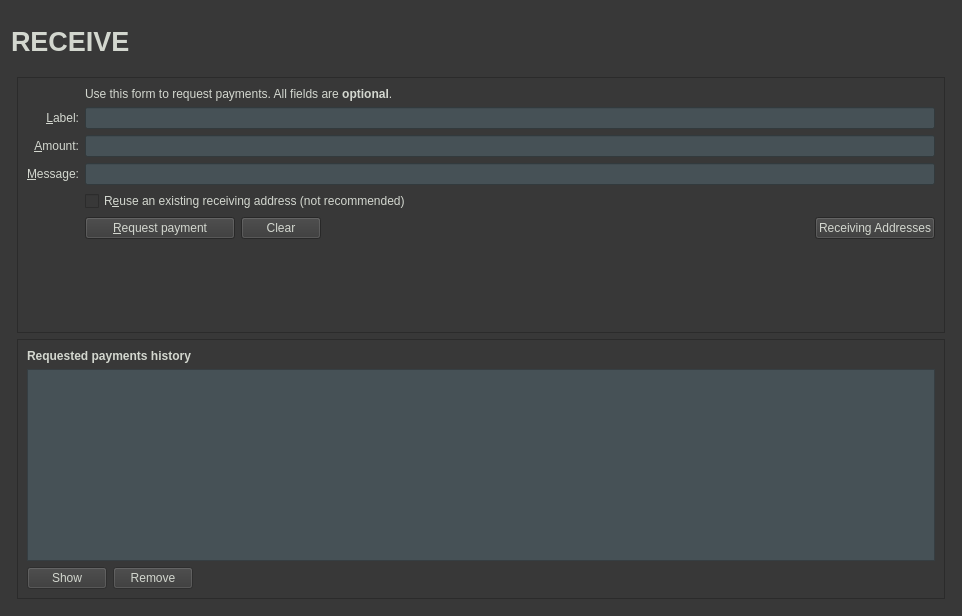
<?xml version="1.0" encoding="UTF-8"?>
<ui version="4.0">
 <class>ReceiveCoinsDialog</class>
 <widget class="QWidget" name="ReceiveCoinsDialog">
  <property name="geometry">
   <rect>
    <x>0</x>
    <y>0</y>
    <width>962</width>
    <height>616</height>
   </rect>
  </property>
  <property name="styleSheet">
   <string notr="true">background-color:rgb(56, 56, 56);
color:rgb(211, 215, 207);</string>
  </property>
  <layout class="QVBoxLayout" name="verticalLayout" stretch="0">
   <item>
    <layout class="QVBoxLayout" name="verticalLayout_Master" stretch="0,1">
     <property name="spacing">
      <number>0</number>
     </property>
     <item>
      <widget class="QFrame" name="frame_Header">
       <layout class="QVBoxLayout" name="verticalLayout_8">
        <property name="leftMargin">
         <number>0</number>
        </property>
        <property name="topMargin">
         <number>0</number>
        </property>
        <property name="rightMargin">
         <number>0</number>
        </property>
        <property name="bottomMargin">
         <number>0</number>
        </property>
        <item>
         <layout class="QHBoxLayout" name="horizontalLayout_Header" stretch="1,0,1">
          <item>
           <widget class="QLabel" name="labelOverviewHeaderLeft">
            <property name="minimumSize">
             <size>
              <width>464</width>
              <height>60</height>
             </size>
            </property>
            <property name="maximumSize">
             <size>
              <width>16777215</width>
              <height>60</height>
             </size>
            </property>
            <property name="font">
             <font>
              <pointsize>20</pointsize>
              <weight>75</weight>
              <bold>true</bold>
             </font>
            </property>
            <property name="text">
             <string>RECEIVE</string>
            </property>
           </widget>
          </item>
          <item>
           <spacer name="horizontalSpacer_3">
            <property name="orientation">
             <enum>Qt::Horizontal</enum>
            </property>
            <property name="sizeHint" stdset="0">
             <size>
              <width>40</width>
              <height>20</height>
             </size>
            </property>
           </spacer>
          </item>
          <item>
           <widget class="QLabel" name="labelOverviewHeaderRight">
            <property name="minimumSize">
             <size>
              <width>464</width>
              <height>60</height>
             </size>
            </property>
            <property name="maximumSize">
             <size>
              <width>16777215</width>
              <height>60</height>
             </size>
            </property>
            <property name="font">
             <font>
              <pointsize>14</pointsize>
             </font>
            </property>
            <property name="text">
             <string/>
            </property>
            <property name="alignment">
             <set>Qt::AlignRight|Qt::AlignTrailing|Qt::AlignVCenter</set>
            </property>
           </widget>
          </item>
         </layout>
        </item>
       </layout>
      </widget>
     </item>
     <item>
      <widget class="QFrame" name="frame_BG">
       <layout class="QVBoxLayout" name="verticalLayout_5">
        <property name="leftMargin">
         <number>6</number>
        </property>
        <property name="topMargin">
         <number>6</number>
        </property>
        <property name="rightMargin">
         <number>6</number>
        </property>
        <property name="bottomMargin">
         <number>6</number>
        </property>
        <item>
         <widget class="QFrame" name="frame2">
          <property name="sizePolicy">
           <sizepolicy hsizetype="Preferred" vsizetype="Expanding">
            <horstretch>0</horstretch>
            <verstretch>0</verstretch>
           </sizepolicy>
          </property>
          <property name="frameShape">
           <enum>QFrame::StyledPanel</enum>
          </property>
          <property name="frameShadow">
           <enum>QFrame::Sunken</enum>
          </property>
          <layout class="QVBoxLayout" name="verticalLayout_3">
           <item>
            <layout class="QGridLayout" name="gridLayout">
             <item row="7" column="2">
              <widget class="QCheckBox" name="reuseAddress">
               <property name="toolTip">
                <string>Reuse one of the previously used receiving addresses.&lt;br&gt;Reusing addresses has security and privacy issues.&lt;br&gt;Do not use this unless re-generating a payment request made before.</string>
               </property>
               <property name="text">
                <string>R&amp;euse an existing receiving address (not recommended)</string>
               </property>
              </widget>
             </item>
             <item row="7" column="0">
              <widget class="QLabel" name="label_4">
               <property name="text">
                <string/>
               </property>
              </widget>
             </item>
             <item row="6" column="0">
              <widget class="QLabel" name="label_3">
               <property name="toolTip">
                <string>An optional message to attach to the payment request, which will be displayed when the request is opened. Note: The message will not be sent with the payment over the TWINS network.</string>
               </property>
               <property name="text">
                <string>&amp;Message:</string>
               </property>
               <property name="alignment">
                <set>Qt::AlignRight|Qt::AlignTrailing|Qt::AlignVCenter</set>
               </property>
               <property name="buddy">
                <cstring>reqMessage</cstring>
               </property>
              </widget>
             </item>
             <item row="4" column="2">
              <widget class="QLineEdit" name="reqLabel">
               <property name="toolTip">
                <string>An optional label to associate with the new receiving address.</string>
               </property>
               <property name="styleSheet">
                <string notr="true">background-color:rgb(70, 81, 86);
color:rgb(211, 215, 207);</string>
               </property>
              </widget>
             </item>
             <item row="6" column="2">
              <widget class="QLineEdit" name="reqMessage">
               <property name="toolTip">
                <string>An optional message to attach to the payment request, which will be displayed when the request is opened.&lt;br&gt;Note: The message will not be sent with the payment over the TWINS network.</string>
               </property>
               <property name="styleSheet">
                <string notr="true">background-color:rgb(70, 81, 86);
color:rgb(211, 215, 207);</string>
               </property>
              </widget>
             </item>
             <item row="2" column="2">
              <widget class="QLabel" name="label_5">
               <property name="text">
                <string>Use this form to request payments. All fields are &lt;b&gt;optional&lt;/b&gt;.</string>
               </property>
              </widget>
             </item>
             <item row="4" column="0">
              <widget class="QLabel" name="label_2">
               <property name="toolTip">
                <string>An optional label to associate with the new receiving address.</string>
               </property>
               <property name="text">
                <string>&amp;Label:</string>
               </property>
               <property name="alignment">
                <set>Qt::AlignRight|Qt::AlignTrailing|Qt::AlignVCenter</set>
               </property>
               <property name="buddy">
                <cstring>reqLabel</cstring>
               </property>
              </widget>
             </item>
             <item row="5" column="0">
              <widget class="QLabel" name="label">
               <property name="toolTip">
                <string>An optional amount to request. Leave this empty or zero to not request a specific amount.</string>
               </property>
               <property name="text">
                <string>&amp;Amount:</string>
               </property>
               <property name="alignment">
                <set>Qt::AlignRight|Qt::AlignTrailing|Qt::AlignVCenter</set>
               </property>
               <property name="buddy">
                <cstring>reqAmount</cstring>
               </property>
              </widget>
             </item>
             <item row="5" column="2">
              <widget class="BitcoinAmountField" name="reqAmount">
               <property name="minimumSize">
                <size>
                 <width>80</width>
                 <height>0</height>
                </size>
               </property>
               <property name="toolTip">
                <string>An optional amount to request. Leave this empty or zero to not request a specific amount.</string>
               </property>
               <property name="styleSheet">
                <string notr="true">background-color:rgb(70, 81, 86);
color:rgb(211, 215, 207);</string>
               </property>
              </widget>
             </item>
             <item row="8" column="0">
              <widget class="QLabel" name="label_7">
               <property name="text">
                <string/>
               </property>
              </widget>
             </item>
             <item row="8" column="2">
              <layout class="QHBoxLayout" name="horizontalLayout">
               <item>
                <widget class="QPushButton" name="receiveButton">
                 <property name="minimumSize">
                  <size>
                   <width>150</width>
                   <height>0</height>
                  </size>
                 </property>
                 <property name="text">
                  <string>&amp;Request payment</string>
                 </property>
                 <property name="icon">
                  <iconset resource="../twins.qrc">
                   <normaloff>:/icons/receiving_addresses</normaloff>:/icons/receiving_addresses</iconset>
                 </property>
                </widget>
               </item>
               <item>
                <widget class="QPushButton" name="clearButton">
                 <property name="sizePolicy">
                  <sizepolicy hsizetype="Minimum" vsizetype="Fixed">
                   <horstretch>0</horstretch>
                   <verstretch>0</verstretch>
                  </sizepolicy>
                 </property>
                 <property name="toolTip">
                  <string>Clear all fields of the form.</string>
                 </property>
                 <property name="text">
                  <string>Clear</string>
                 </property>
                 <property name="icon">
                  <iconset resource="../twins.qrc">
                   <normaloff>:/icons/remove</normaloff>:/icons/remove</iconset>
                 </property>
                 <property name="autoDefault">
                  <bool>false</bool>
                 </property>
                </widget>
               </item>
               <item>
                <spacer name="horizontalSpacer">
                 <property name="orientation">
                  <enum>Qt::Horizontal</enum>
                 </property>
                 <property name="sizeHint" stdset="0">
                  <size>
                   <width>40</width>
                   <height>20</height>
                  </size>
                 </property>
                </spacer>
               </item>
               <item>
                <widget class="QPushButton" name="receivingAddressesButton">
                 <property name="text">
                  <string>Receiving Addresses</string>
                 </property>
                 <property name="icon">
                  <iconset resource="../twins.qrc">
                   <normaloff>:/icons/address-book</normaloff>:/icons/address-book</iconset>
                 </property>
                 <property name="autoDefault">
                  <bool>false</bool>
                 </property>
                </widget>
               </item>
              </layout>
             </item>
             <item row="9" column="2">
              <spacer name="verticalSpacer">
               <property name="orientation">
                <enum>Qt::Vertical</enum>
               </property>
               <property name="sizeHint" stdset="0">
                <size>
                 <width>20</width>
                 <height>40</height>
                </size>
               </property>
              </spacer>
             </item>
            </layout>
           </item>
          </layout>
         </widget>
        </item>
        <item>
         <widget class="QFrame" name="frame">
          <property name="sizePolicy">
           <sizepolicy hsizetype="Preferred" vsizetype="Expanding">
            <horstretch>0</horstretch>
            <verstretch>0</verstretch>
           </sizepolicy>
          </property>
          <property name="frameShape">
           <enum>QFrame::StyledPanel</enum>
          </property>
          <property name="frameShadow">
           <enum>QFrame::Raised</enum>
          </property>
          <layout class="QVBoxLayout" name="verticalLayout_2">
           <item>
            <widget class="QLabel" name="label_6">
             <property name="font">
              <font>
               <weight>75</weight>
               <bold>true</bold>
              </font>
             </property>
             <property name="text">
              <string>Requested payments history</string>
             </property>
            </widget>
           </item>
           <item>
            <widget class="QTableView" name="recentRequestsView">
             <property name="palette">
              <palette>
               <active>
                <colorrole role="WindowText">
                 <brush brushstyle="SolidPattern">
                  <color alpha="255">
                   <red>211</red>
                   <green>215</green>
                   <blue>207</blue>
                  </color>
                 </brush>
                </colorrole>
                <colorrole role="Button">
                 <brush brushstyle="SolidPattern">
                  <color alpha="255">
                   <red>70</red>
                   <green>81</green>
                   <blue>86</blue>
                  </color>
                 </brush>
                </colorrole>
                <colorrole role="Text">
                 <brush brushstyle="SolidPattern">
                  <color alpha="255">
                   <red>211</red>
                   <green>215</green>
                   <blue>207</blue>
                  </color>
                 </brush>
                </colorrole>
                <colorrole role="ButtonText">
                 <brush brushstyle="SolidPattern">
                  <color alpha="255">
                   <red>211</red>
                   <green>215</green>
                   <blue>207</blue>
                  </color>
                 </brush>
                </colorrole>
                <colorrole role="Base">
                 <brush brushstyle="SolidPattern">
                  <color alpha="255">
                   <red>70</red>
                   <green>81</green>
                   <blue>86</blue>
                  </color>
                 </brush>
                </colorrole>
                <colorrole role="Window">
                 <brush brushstyle="SolidPattern">
                  <color alpha="255">
                   <red>70</red>
                   <green>81</green>
                   <blue>86</blue>
                  </color>
                 </brush>
                </colorrole>
               </active>
               <inactive>
                <colorrole role="WindowText">
                 <brush brushstyle="SolidPattern">
                  <color alpha="255">
                   <red>211</red>
                   <green>215</green>
                   <blue>207</blue>
                  </color>
                 </brush>
                </colorrole>
                <colorrole role="Button">
                 <brush brushstyle="SolidPattern">
                  <color alpha="255">
                   <red>70</red>
                   <green>81</green>
                   <blue>86</blue>
                  </color>
                 </brush>
                </colorrole>
                <colorrole role="Text">
                 <brush brushstyle="SolidPattern">
                  <color alpha="255">
                   <red>211</red>
                   <green>215</green>
                   <blue>207</blue>
                  </color>
                 </brush>
                </colorrole>
                <colorrole role="ButtonText">
                 <brush brushstyle="SolidPattern">
                  <color alpha="255">
                   <red>211</red>
                   <green>215</green>
                   <blue>207</blue>
                  </color>
                 </brush>
                </colorrole>
                <colorrole role="Base">
                 <brush brushstyle="SolidPattern">
                  <color alpha="255">
                   <red>70</red>
                   <green>81</green>
                   <blue>86</blue>
                  </color>
                 </brush>
                </colorrole>
                <colorrole role="Window">
                 <brush brushstyle="SolidPattern">
                  <color alpha="255">
                   <red>70</red>
                   <green>81</green>
                   <blue>86</blue>
                  </color>
                 </brush>
                </colorrole>
               </inactive>
               <disabled>
                <colorrole role="WindowText">
                 <brush brushstyle="SolidPattern">
                  <color alpha="255">
                   <red>211</red>
                   <green>215</green>
                   <blue>207</blue>
                  </color>
                 </brush>
                </colorrole>
                <colorrole role="Button">
                 <brush brushstyle="SolidPattern">
                  <color alpha="255">
                   <red>70</red>
                   <green>81</green>
                   <blue>86</blue>
                  </color>
                 </brush>
                </colorrole>
                <colorrole role="Text">
                 <brush brushstyle="SolidPattern">
                  <color alpha="255">
                   <red>211</red>
                   <green>215</green>
                   <blue>207</blue>
                  </color>
                 </brush>
                </colorrole>
                <colorrole role="ButtonText">
                 <brush brushstyle="SolidPattern">
                  <color alpha="255">
                   <red>211</red>
                   <green>215</green>
                   <blue>207</blue>
                  </color>
                 </brush>
                </colorrole>
                <colorrole role="Base">
                 <brush brushstyle="SolidPattern">
                  <color alpha="255">
                   <red>70</red>
                   <green>81</green>
                   <blue>86</blue>
                  </color>
                 </brush>
                </colorrole>
                <colorrole role="Window">
                 <brush brushstyle="SolidPattern">
                  <color alpha="255">
                   <red>70</red>
                   <green>81</green>
                   <blue>86</blue>
                  </color>
                 </brush>
                </colorrole>
               </disabled>
              </palette>
             </property>
             <property name="contextMenuPolicy">
              <enum>Qt::CustomContextMenu</enum>
             </property>
             <property name="styleSheet">
              <string notr="true">background-color:rgb(70, 81, 86);
color:rgb(211, 215, 207);</string>
             </property>
             <property name="tabKeyNavigation">
              <bool>false</bool>
             </property>
             <property name="sortingEnabled">
              <bool>true</bool>
             </property>
            </widget>
           </item>
           <item>
            <layout class="QHBoxLayout" name="horizontalLayout_2">
             <item>
              <widget class="QPushButton" name="showRequestButton">
               <property name="enabled">
                <bool>false</bool>
               </property>
               <property name="toolTip">
                <string>Show the selected request (does the same as double clicking an entry)</string>
               </property>
               <property name="text">
                <string>Show</string>
               </property>
               <property name="icon">
                <iconset resource="../twins.qrc">
                 <normaloff>:/icons/edit</normaloff>:/icons/edit</iconset>
               </property>
               <property name="autoDefault">
                <bool>false</bool>
               </property>
              </widget>
             </item>
             <item>
              <widget class="QPushButton" name="removeRequestButton">
               <property name="enabled">
                <bool>false</bool>
               </property>
               <property name="toolTip">
                <string>Remove the selected entries from the list</string>
               </property>
               <property name="text">
                <string>Remove</string>
               </property>
               <property name="icon">
                <iconset resource="../twins.qrc">
                 <normaloff>:/icons/remove</normaloff>:/icons/remove</iconset>
               </property>
               <property name="autoDefault">
                <bool>false</bool>
               </property>
              </widget>
             </item>
             <item>
              <spacer name="horizontalSpacer_2">
               <property name="orientation">
                <enum>Qt::Horizontal</enum>
               </property>
               <property name="sizeHint" stdset="0">
                <size>
                 <width>40</width>
                 <height>20</height>
                </size>
               </property>
              </spacer>
             </item>
            </layout>
           </item>
          </layout>
         </widget>
        </item>
       </layout>
      </widget>
     </item>
    </layout>
   </item>
  </layout>
 </widget>
 <customwidgets>
  <customwidget>
   <class>BitcoinAmountField</class>
   <extends>QLineEdit</extends>
   <header>bitcoinamountfield.h</header>
   <container>1</container>
  </customwidget>
 </customwidgets>
 <tabstops>
  <tabstop>reqLabel</tabstop>
  <tabstop>reqAmount</tabstop>
  <tabstop>reqMessage</tabstop>
  <tabstop>reuseAddress</tabstop>
  <tabstop>receiveButton</tabstop>
  <tabstop>clearButton</tabstop>
  <tabstop>recentRequestsView</tabstop>
  <tabstop>showRequestButton</tabstop>
  <tabstop>removeRequestButton</tabstop>
 </tabstops>
 <resources>
  <include location="../twins.qrc"/>
 </resources>
 <connections/>
</ui>
